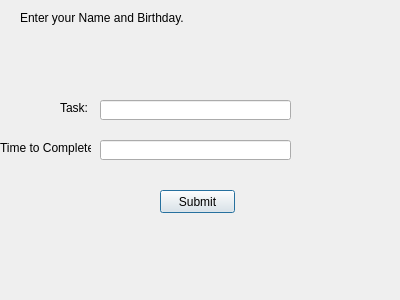
<?xml version="1.0" encoding="UTF-8"?>
<ui version="4.0">
 <class>Dialog</class>
 <widget class="QDialog" name="Dialog">
  <property name="geometry">
   <rect>
    <x>0</x>
    <y>0</y>
    <width>400</width>
    <height>300</height>
   </rect>
  </property>
  <property name="windowTitle">
   <string>Dialog</string>
  </property>
  <widget class="QLabel" name="task_label">
   <property name="geometry">
    <rect>
     <x>60</x>
     <y>100</y>
     <width>41</width>
     <height>16</height>
    </rect>
   </property>
   <property name="text">
    <string>Task:</string>
   </property>
  </widget>
  <widget class="QLabel" name="time_label">
   <property name="geometry">
    <rect>
     <x>0</x>
     <y>140</y>
     <width>91</width>
     <height>16</height>
    </rect>
   </property>
   <property name="text">
    <string>Time to Complete:</string>
   </property>
  </widget>
  <widget class="QLabel" name="instructions_label">
   <property name="geometry">
    <rect>
     <x>20</x>
     <y>10</y>
     <width>181</width>
     <height>16</height>
    </rect>
   </property>
   <property name="text">
    <string>Enter your Name and Birthday.</string>
   </property>
  </widget>
  <widget class="QLineEdit" name="task_input">
   <property name="geometry">
    <rect>
     <x>100</x>
     <y>100</y>
     <width>191</width>
     <height>20</height>
    </rect>
   </property>
  </widget>
  <widget class="QLineEdit" name="time_input">
   <property name="geometry">
    <rect>
     <x>100</x>
     <y>140</y>
     <width>191</width>
     <height>20</height>
    </rect>
   </property>
  </widget>
  <widget class="QPushButton" name="submit_btn">
   <property name="geometry">
    <rect>
     <x>160</x>
     <y>190</y>
     <width>75</width>
     <height>23</height>
    </rect>
   </property>
   <property name="text">
    <string>Submit</string>
   </property>
  </widget>
 </widget>
 <resources/>
 <connections/>
</ui>
